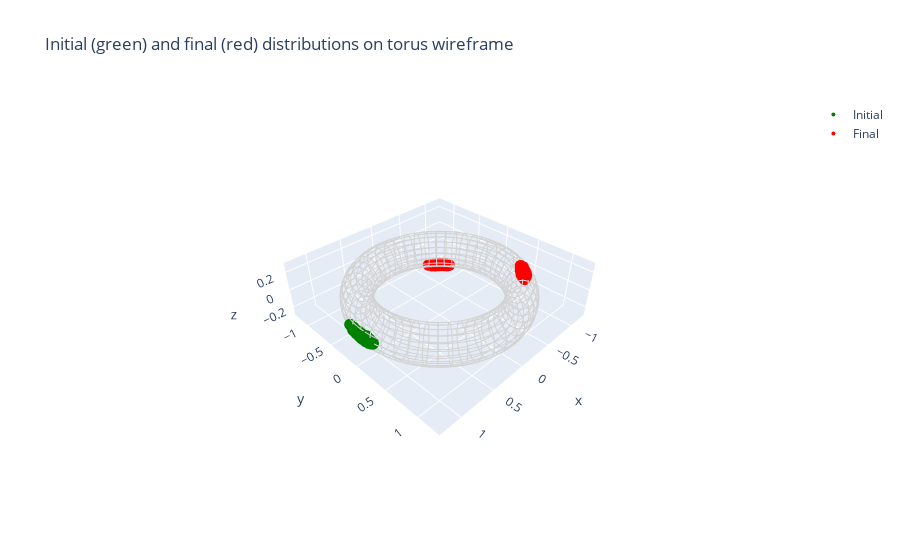

This figure's notebook cell:
### Code cell
import torch
import plotly.graph_objects as go
import math

# Torus parameters
R = 1.0
r = 0.2
n_theta = 50   # number of circles along the main axis
n_phi = 20     # number of circles along the tube
n_points = 100 # points per circle

# --- Generate torus wireframe ---
theta_vals = torch.linspace(0, 2*math.pi, n_theta)
phi_vals = torch.linspace(0, 2*math.pi, n_phi)
theta_circle = torch.linspace(0, 2*math.pi, n_points)
phi_circle = torch.linspace(0, 2*math.pi, n_points)

torus_lines = []

# Circles along the tube (phi direction) for each theta
for theta in theta_vals:
    x = (R + r * torch.cos(phi_circle)) * torch.cos(theta)
    y = (R + r * torch.cos(phi_circle)) * torch.sin(theta)
    z = r * torch.sin(phi_circle)
    torus_lines.append(go.Scatter3d(x=x.numpy(), y=y.numpy(), z=z.numpy(),
                                    mode='lines', line=dict(color='lightgrey', width=2),
                                    showlegend=False))

# Circles along the main axis (theta direction) for each phi
for phi in phi_vals:
    x = (R + r * torch.cos(phi)) * torch.cos(theta_circle)
    y = (R + r * torch.cos(phi)) * torch.sin(theta_circle)
    z = r * torch.sin(phi) * torch.ones_like(theta_circle)
    torus_lines.append(go.Scatter3d(x=x.numpy(), y=y.numpy(), z=z.numpy(),
                                    mode='lines', line=dict(color='lightgrey', width=2),
                                    showlegend=False))



def torus_to_xyz(theta_phi, R=1.0, r=0.2):
    theta = theta_phi[:,0]
    phi = theta_phi[:,1]
    x = (R + r * torch.cos(phi)) * torch.cos(theta)
    y = (R + r * torch.cos(phi)) * torch.sin(theta)
    z = r * torch.sin(phi)
    return torch.stack([x,y,z], dim=1)

# --- Generate scatter points ---
init_points = torus_to_xyz(make_init_dist())
final_points = torus_to_xyz(make_final_dist())

init_scatter = go.Scatter3d(
    x=init_points[:,0].numpy(),
    y=init_points[:,1].numpy(),
    z=init_points[:,2].numpy(),
    mode='markers',
    marker=dict(size=4, color='green'),
    name='Initial'
)

final_scatter = go.Scatter3d(
    x=final_points[:,0].numpy(),
    y=final_points[:,1].numpy(),
    z=final_points[:,2].numpy(),
    mode='markers',
    marker=dict(size=4, color='red'),
    name='Final'
)

# --- Combine everything ---
fig = go.Figure(data=torus_lines + [init_scatter, final_scatter])

fig.update_layout(
    scene=dict(
        xaxis=dict(range=[-1.3,1.3]),
        yaxis=dict(range=[-1.3,1.3]),
        zaxis=dict(range=[-0.3,0.3]),
        aspectmode='manual',
        aspectratio=dict(x=1, y=1, z=0.3)
    ),
    title="Initial (green) and final (red) distributions on torus wireframe"
)

fig.show()
